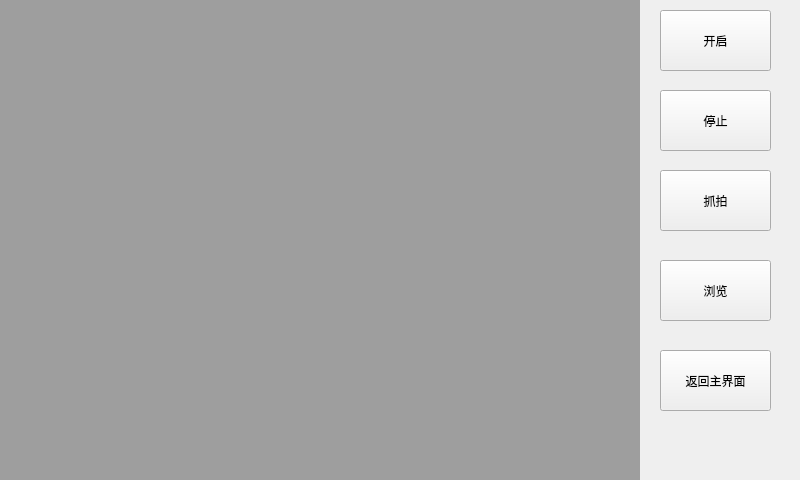
<?xml version="1.0" encoding="UTF-8"?>
<ui version="4.0">
 <class>CameraWidget</class>
 <widget class="QWidget" name="CameraWidget">
  <property name="geometry">
   <rect>
    <x>0</x>
    <y>0</y>
    <width>800</width>
    <height>480</height>
   </rect>
  </property>
  <property name="windowTitle">
   <string>Widget</string>
  </property>
  <widget class="QLabel" name="label_video">
   <property name="geometry">
    <rect>
     <x>0</x>
     <y>0</y>
     <width>640</width>
     <height>480</height>
    </rect>
   </property>
   <property name="styleSheet">
    <string notr="true">background-color: rgb(158, 158, 158);</string>
   </property>
   <property name="text">
    <string/>
   </property>
  </widget>
  <widget class="QPushButton" name="btn_start">
   <property name="geometry">
    <rect>
     <x>660</x>
     <y>10</y>
     <width>111</width>
     <height>61</height>
    </rect>
   </property>
   <property name="text">
    <string>开启</string>
   </property>
  </widget>
  <widget class="QPushButton" name="btn_stop">
   <property name="geometry">
    <rect>
     <x>660</x>
     <y>90</y>
     <width>111</width>
     <height>61</height>
    </rect>
   </property>
   <property name="text">
    <string>停止</string>
   </property>
  </widget>
  <widget class="QPushButton" name="btn_capture">
   <property name="geometry">
    <rect>
     <x>660</x>
     <y>170</y>
     <width>111</width>
     <height>61</height>
    </rect>
   </property>
   <property name="text">
    <string>抓拍</string>
   </property>
  </widget>
  <widget class="QPushButton" name="btn_show">
   <property name="geometry">
    <rect>
     <x>660</x>
     <y>260</y>
     <width>111</width>
     <height>61</height>
    </rect>
   </property>
   <property name="text">
    <string>浏览</string>
   </property>
  </widget>
  <widget class="QPushButton" name="btn_return">
   <property name="geometry">
    <rect>
     <x>660</x>
     <y>350</y>
     <width>111</width>
     <height>61</height>
    </rect>
   </property>
   <property name="text">
    <string>返回主界面</string>
   </property>
  </widget>
 </widget>
 <resources/>
 <connections/>
</ui>
